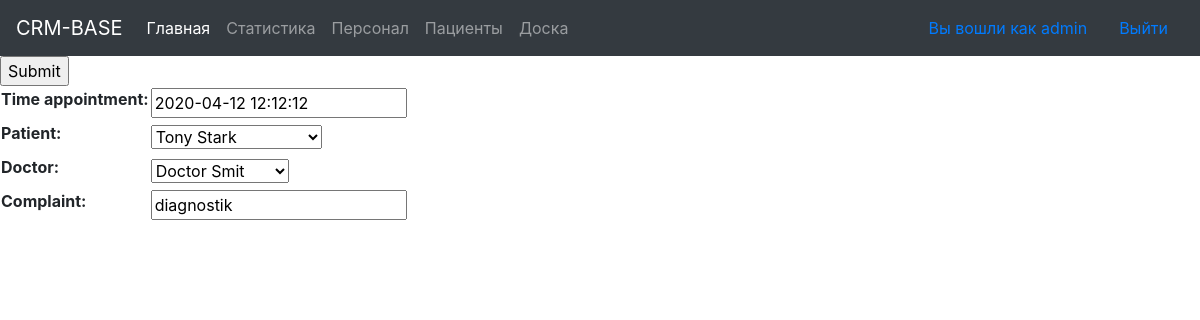
/updateAppointment/2/ (signed in), run on the app's committed database.
### main/models.py (models this page shows, shortened)
class Appointment(models.Model):
    time_appointment = models.DateTimeField()
    patient = models.ForeignKey(
        Patient, related_name='patient_to_appointment', null=True, on_delete=models.SET_NULL)
    doctor = models.ForeignKey(
        Doctor, related_name='doctor_appointment', null=True, on_delete=models.SET_NULL)
    complaint = models.CharField(max_length=50, null=True, blank=True)

### main/views.py (the view)
# urls.py: path('updateAppointment/<int:pk>/',
@login_required(login_url='login')
def updateAppointment(request, pk):
    appointment = Appointment.objects.get(id=pk)
    form = AppointmentForm(instance=appointment)
    if request.method == 'POST':
        form = AppointmentForm(request.POST, instance=appointment)
        if form.is_valid():
            form.save()
            return redirect('/appointment')
    context = {'form': form}
    return render(request, 'main/f_appointment.html',  context)

### main/forms.py
class AppointmentForm(ModelForm):
    class Meta:
        model = Appointment
        fields = '__all__'
        widgets = {
            "time_appointment": TextInput(attrs={"placeholder": "гггг-мм-дд чч:мм:сс"})
        }

### main/models.py (called while the page is built)
    def __str__(self):
        return self.name

    def __str__(self):
        return self.name

### templates/main/f_appointment.html
{% extends "main/base.html" %} {% block content%}
<table>
    <form action="" method="POST">
        {% csrf_token %} {{form}}
        <input type="submit" name="submit" />
    </form>
</table>
{% endblock %}

### templates/main/navbar.html (shortened to what this page needs)
<nav class="navbar navbar-expand-lg navbar-dark bg-dark">
  <a class="navbar-brand" href="{% url 'admin' %}">CRM-BASE</a>
  <div class="collapse navbar-collapse" id="navbarNavAltMarkup">
    <div class="navbar-nav">
      <a class="nav-item nav-link active" href="{% url 'home' %}">Главная </a>
      <a class="nav-item nav-link" href="{% url 'service' %}">Статистика</a>
      <a class="nav-item nav-link" href="{% url 'staff' %}">Персонал</a>
      <a class="nav-item nav-link" href="{% url 'patients' %}">Пациенты</a>
      <a class="nav-item nav-link" href="{% url 'appointment' %}">Доска</a>
    </div>
  </div>
  {% if user.is_authenticated %}
  <a a class="nav-item nav-link"> Вы вошли как {{user.username}} </a>
  <a a class="nav-item nav-link" href="{% url 'logout' %}">Выйти</a>
  {% endif %}
</nav>

### data on the page
Appointment: time_appointment "2020-04-12 12:12:12", patient "Tony Stark", doctor "Doctor Smit", complaint "diagnostik"

### other printed values
{{ user.username }} "admin"
